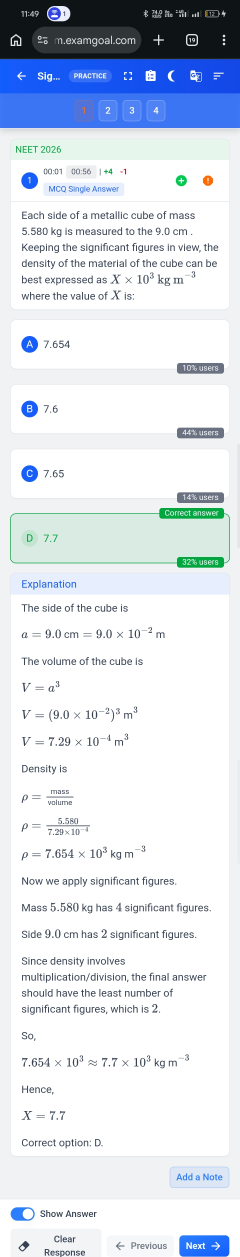
#> input picture workdata/src/Screenshot_2026-09-02-11-49-35-23.jpg, 720 x 3771 px (shown at 1/3 size)
$ python crop.py
#> lines starting #> are read from the running program, lines starting #| are printed output that depends on the picture
import sys
from PIL import Image
import numpy as np

def detect_bands(a, h, w):
    content_top = 0
    for y in range(120, min(390, h)):
        row = a[y]
        r = row[:, 0].mean(); g = row[:, 1].mean(); b = row[:, 2].mean()
        if (b > 150 and b - r > 30) or (r < 65 and g < 65 and b < 75):
            content_top = y
    content_top += 3
    content_bottom = h
    for y in range(h - 1, int(h * 0.55), -1):
        row = a[y]
        r = row[:, 0].mean(); g = row[:, 1].mean(); b = row[:, 2].mean()
        if r < 65 and g < 65 and b < 75:
            content_bottom = y
    x0, x1 = 30, w - 30
    strip = a[:, x0:x1, :]

    def is_gap(y):
        seg = strip[y]
        r = seg[:, 0]; g = seg[:, 1]; b = seg[:, 2]
        mx = np.maximum(np.maximum(r, g), b)
        mn = np.minimum(np.minimum(r, g), b)
        gray = ((mx - mn) < 10) & (r > 224) & (r < 246)
        return gray.mean() > 0.75

    gap = np.array([is_gap(y) for y in range(h)])
    bands = []
    y = content_top
    MINGAP = 6
    while y < content_bottom:
        if gap[y]:
            y += 1
            continue
        start = y
        run_gap = 0
        while y < content_bottom:
            if gap[y]:
                run_gap += 1
                if run_gap >= MINGAP:
                    break
            else:
                run_gap = 0
            y += 1
        end = y - run_gap
        if end - start > 12:
            bands.append([start, end])
        y += 1
    return bands, content_top, content_bottom


def crop_question(path, outprefix):
    im = Image.open(path).convert("RGB")
    a = np.asarray(im).astype(int)
    h, w, _ = a.shape
    bands, ct, cb = detect_bands(a, h, w)
    if len(bands) < 6:
        print("WARN few bands", path, len(bands))
    # pad bottoms to catch "% users" pills, pad tops slightly, clamp to neighbors
    padded = []
    for i, (s, e) in enumerate(bands):
        top = s - 8
        bot = e + 20
        if i > 0:
            top = max(top, bands[i - 1][1] + 3)
        if i < len(bands) - 1:
            bot = min(bot, bands[i + 1][0] - 3)
        top = max(top, ct)
        bot = min(bot, cb)
        padded.append((top, bot))
    x0, x1 = 20, w - 18
    names = ["question", "opt_a", "opt_b", "opt_c", "opt_d", "solution"]
    for idx, name in enumerate(names):
        s, e = padded[idx]
        crop = im.crop((x0, s, x1, e))
        # normalize width to 691
        tw = 691
        th = int(crop.height * tw / crop.width)
        crop = crop.resize((tw, th), Image.LANCZOS)
        out = f"/app/backend/chapter_images/{outprefix}_{name}.png"
        crop.save(out)
    print("done", outprefix, "bands", len(bands))


if __name__ == "__main__":
    mapping = {
        "src/Screenshot_2026-09-02-11-49-35-23.jpg": "sf_q1",
        "src/Screenshot_2026-09-02-11-53-24-99.jpg": "sf_q2",
        "src/Screenshot_2026-09-02-11-53-38-64.jpg": "sf_q3",
        "src/Screenshot_2026-09-02-11-53-51-80.jpg": "sf_q4",
    }
    import os
    os.chdir("/app/workdata")
    for path, pref in mapping.items():
        crop_question(path, pref)
#> in crop_question, im is the input picture: PIL image 720x3771 RGB; mean R, G, B 219.9, 226.1, 234.9
#> the loop in detect_bands, `for y in range(120, min(390, h)):` made 270 passes
#> (r, g, b) on passes 1 to 12: (64.55, 69.55, 72.55), (65.09, 70.09, 73.08), (64.62, 69.62, 72.61), (64.62, 69.62, 72.61), (60.62, 65.63, 68.62), (61.76, 66.77, 69.76), (60.5, 65.51, 68.49), (60.36, 65.37, 68.35), (60.9, 65.9, 68.9), (66.61, 71.61, 74.61), (70.32, 75.32, 78.32), (65.18, 70.18, 73.18)
#> the loop in detect_bands, `for y in range(h - 1, int(h * 0.55), -1):` made 1696 passes
#> (r, g, b) on passes 1 to 3: (246.3, 250.1, 250.9), (208.3, 219.6, 242), (203.4, 218.7, 248.8)
#> in detect_bands, `strip = a[:, x0:x1, :]`:
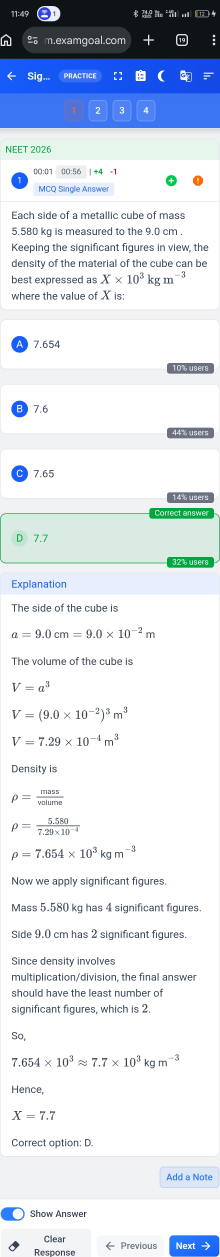
#> strip: shape (3771, 660, 3) int64 (shown at 1/3 size); mean R, G, B 219.9, 226.3, 235
#> in is_gap, `seg = strip[y]`: seg = 660 rows, first 8: [14, 19, 22], [14, 19, 22], [14, 19, 22], [14, 19, 22], [14, 19, 22], [14, 19, 22], [14, 19, 22], [14, 19, 22]
#> in is_gap, `r = seg[:, 0]`: r = 660 values from 14 to 14
#> in is_gap, `g = seg[:, 1]`: g = 660 values from 19 to 19
#> in is_gap, `b = seg[:, 2]`: b = 660 values from 22 to 22
#> in is_gap, `mn = np.minimum(np.minimum(r, g), b)`: mn = 660 values from 14 to 14
#> the loop in crop_question, `for i, (s, e) in enumerate(bands):` made 8 passes
#> (s, e) on passes 1 to 8: (418, 927), (960, 1105), (1154, 1299), (1348, 1493), (1523, 1690), (1719, 3467), (3499, 3564), (3598, 3771)
#> the loop in crop_question, `for idx, name in enumerate(names):` made 6 passes
#> pass 1, in crop_question, `crop = im.crop((x0, s, x1, e))`:
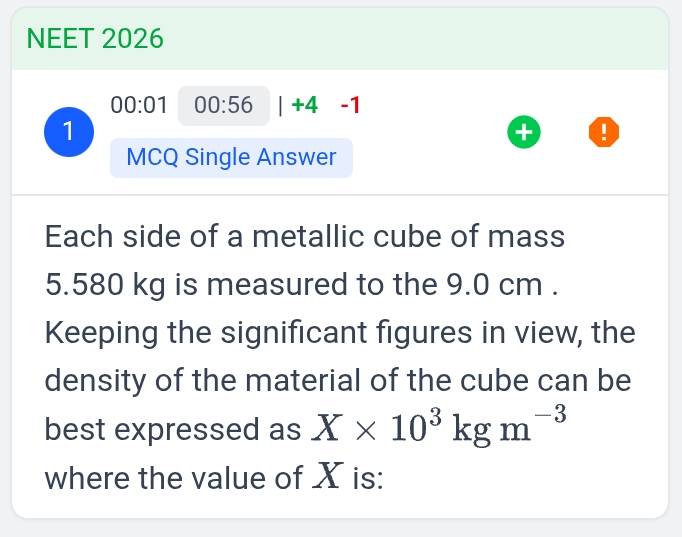
#> crop: PIL image 682x537 RGB; mean R, G, B 236.3, 240, 240.7
#> pass 1, in crop_question, `crop = crop.resize((tw, th), Image.LANCZOS)`:
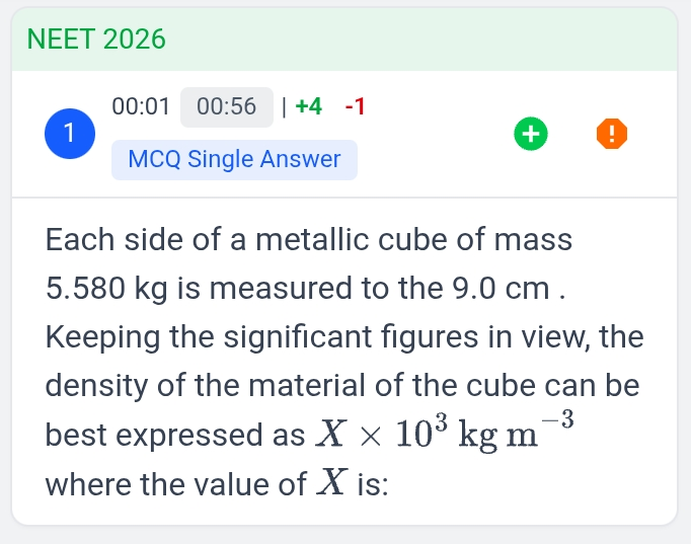
#> crop: PIL image 691x544 RGB; mean R, G, B 236.1, 239.7, 240.4
#> pass 2, in crop_question, `crop = im.crop((x0, s, x1, e))`:
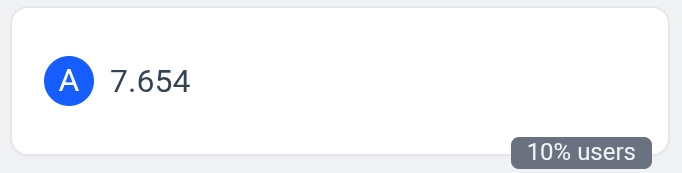
#> crop: PIL image 682x173 RGB; mean R, G, B 242.8, 244.4, 247.7
#> after the loop in crop_question, `for idx, name in enumerate(names):`:
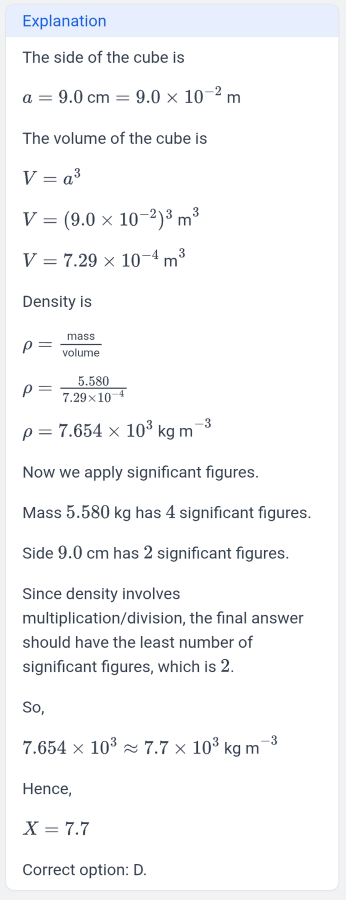
#> crop: PIL image 691x1799 RGB (shown at 1/2 size); mean R, G, B 246.1, 246.8, 248.1
#| done sf_q1 bands 8
#> pass 2 of the loop `for path, pref in mapping.items():`:
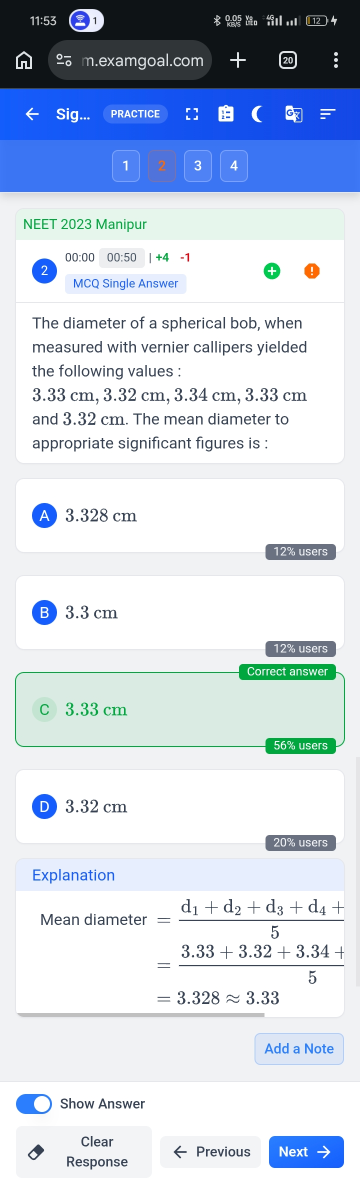
#> input picture workdata/src/Screenshot_2026-09-02-11-53-24-99.jpg, 720 x 2380 px (shown at 1/2 size)
#> in crop_question, im is the input picture: PIL image 720x2380 RGB; mean R, G, B 203.6, 213.2, 226.7
#> a: shape (2380, 720, 3) int64
#> in detect_bands (call 2), `strip = a[:, x0:x1, :]`:
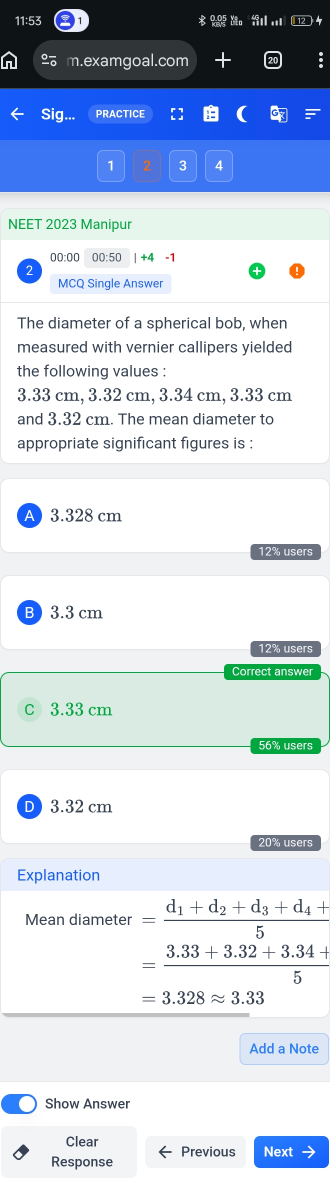
#> strip: shape (2380, 660, 3) int64 (shown at 1/2 size); mean R, G, B 203.2, 213.2, 226.7
#> the loop in crop_question (call 2), `for i, (s, e) in enumerate(bands):` made 8 passes
#> (s, e) on passes 1 to 8: (418, 925), (958, 1103), (1152, 1297), (1327, 1494), (1540, 1685), (1717, 2033), (2065, 2130), (2164, 2380)
#> after the loop in crop_question (call 2), `for idx, name in enumerate(names):`:
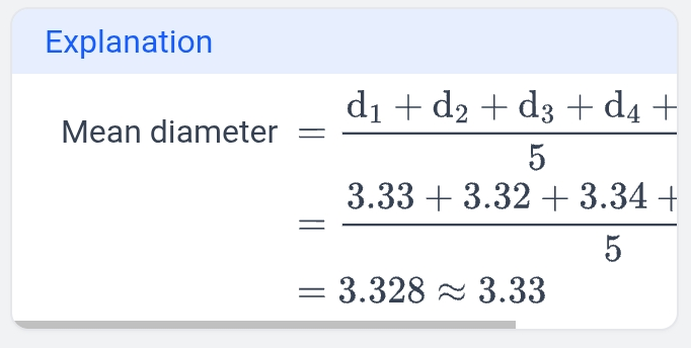
#> crop: PIL image 691x348 RGB; mean R, G, B 239.7, 241.8, 245.9
#| done sf_q2 bands 8
#> pass 3 of the loop `for path, pref in mapping.items():`:
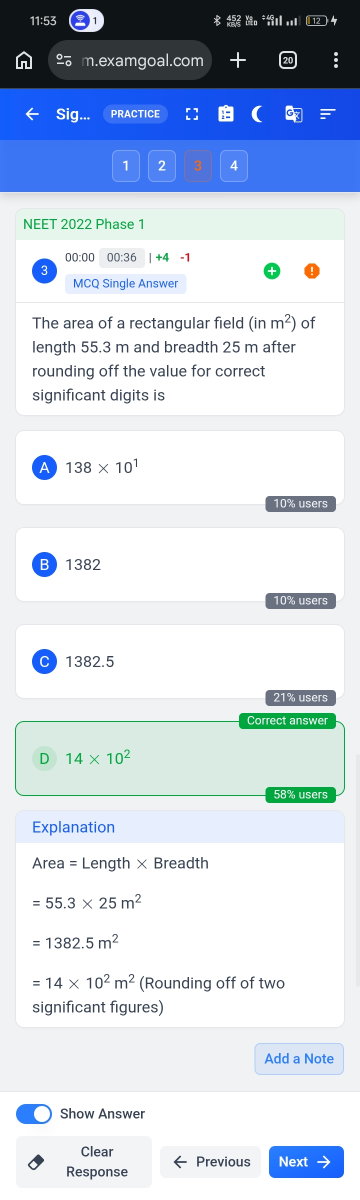
#> input picture workdata/src/Screenshot_2026-09-02-11-53-38-64.jpg, 720 x 2400 px (shown at 1/2 size)
#> in crop_question, im is the input picture: PIL image 720x2400 RGB; mean R, G, B 205, 214.5, 227.9
#> a: shape (2400, 720, 3) int64
#> in detect_bands (call 3), `strip = a[:, x0:x1, :]`:
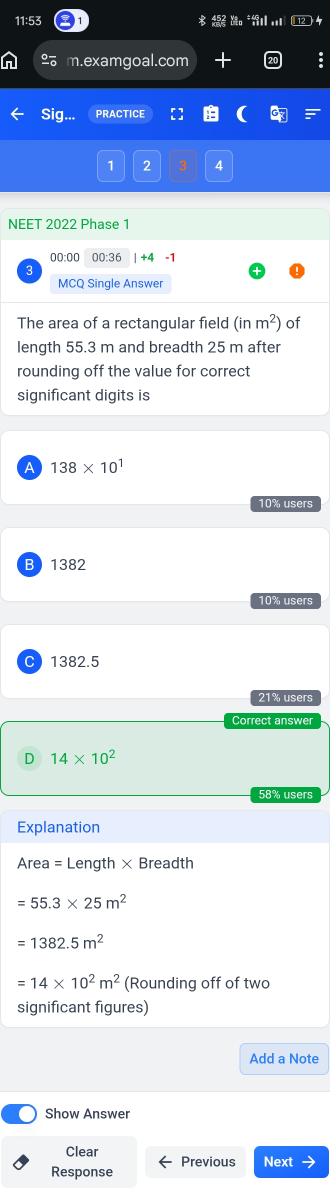
#> strip: shape (2400, 660, 3) int64 (shown at 1/2 size); mean R, G, B 204.8, 214.6, 227.9
#> the loop in crop_question (call 3), `for i, (s, e) in enumerate(bands):` made 8 passes
#> (s, e) on passes 1 to 8: (418, 829), (862, 1007), (1056, 1201), (1250, 1395), (1425, 1592), (1621, 2053), (2085, 2150), (2184, 2400)
#> after the loop in crop_question (call 3), `for idx, name in enumerate(names):`:
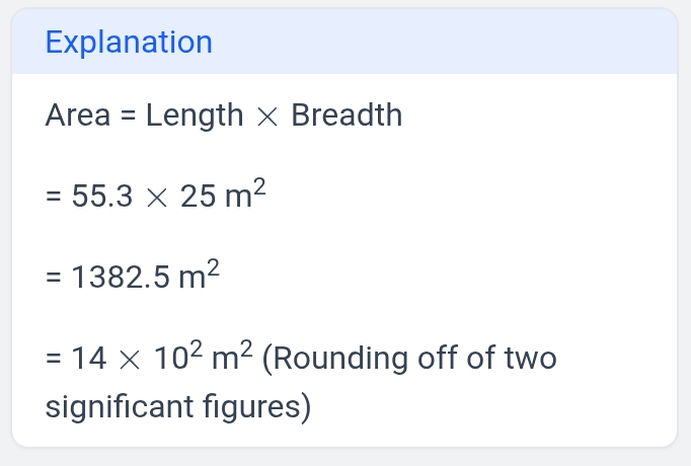
#> crop: PIL image 691x466 RGB; mean R, G, B 243.8, 245.3, 248.5
#| done sf_q3 bands 8
#> the loop made 4 passes; the first 3 are shown
